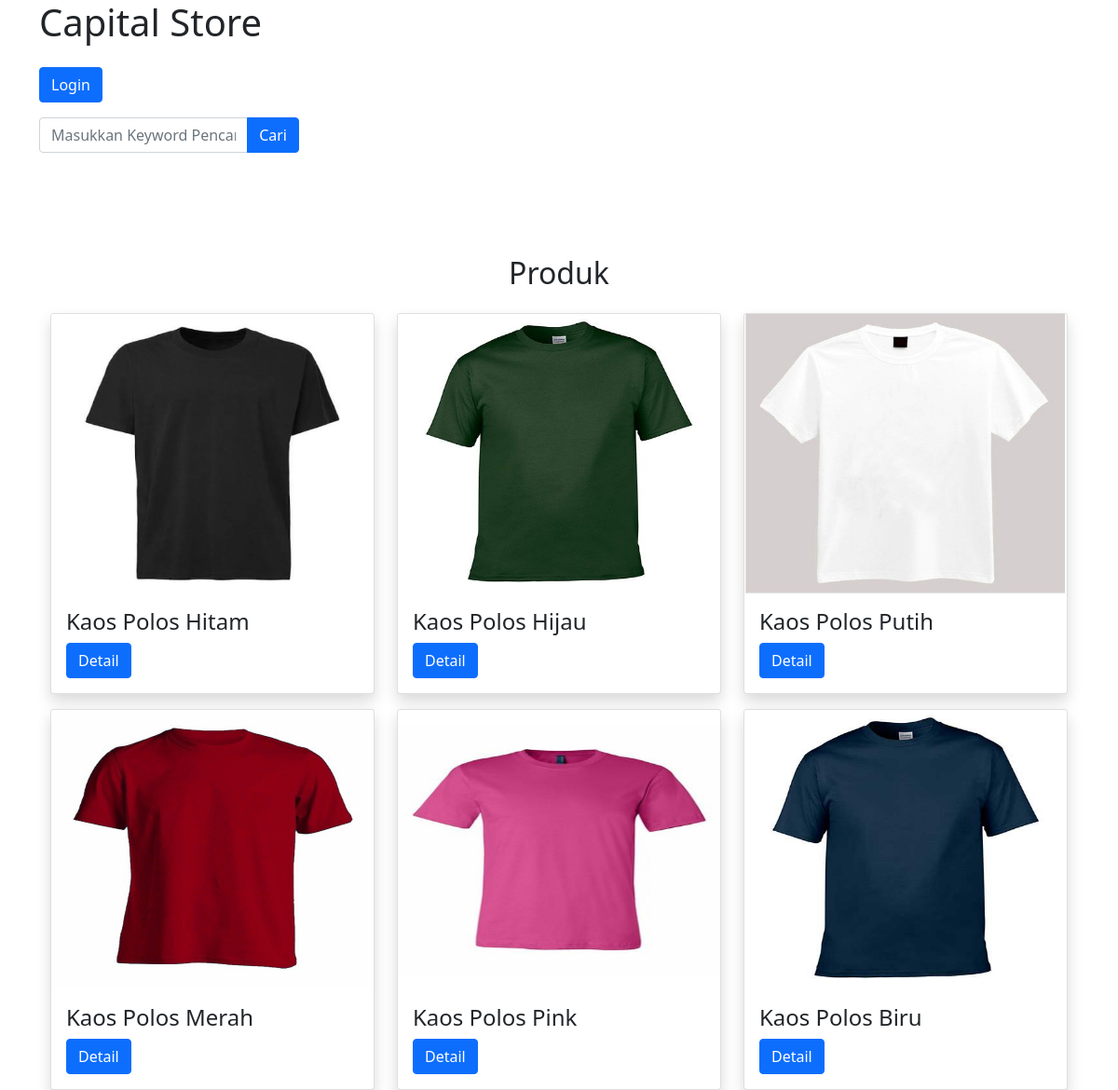
The page / on the database its author committed.
### tables this page shows
CREATE TABLE `asus_data` (
  `id` int(11) NOT NULL,
  `nama` varchar(100) NOT NULL,
  `gambar` varchar(35) NOT NULL,
  `spesifikasi` varchar(900) NOT NULL,
  `harga` varchar(100) NOT NULL
);

### functions.php (called while the page is built, shortened)
<?php
function koneksi()
{
  $conn = mysqli_connect('localhost', 'root', '','db_store') or die('Koneksi ke DB GAGAL!');
  mysqli_select_db($conn, 'db_store') or die("Database salah!");
  return $conn;
}
function query($query)
{
  $conn = koneksi();
  $result = mysqli_query($conn, $query) or die(mysqli_error($conn));
  $rows = [];
  while ($row = mysqli_fetch_assoc($result)) {
    $rows[] = $row;
  }
  return $rows;
}

### index.php (the view, shortened to what this page needs)
<?php
require 'functions.php';
$db_store = query("SELECT * FROM asus_data");
?>
<!doctype html>
<html lang="en">
<head>
  <link href="https://cdn.jsdelivr.net/npm/bootstrap@5.1.3/dist/css/bootstrap.min.css" rel="stylesheet">
</head>
<body>
  <div class="container">
    <h1 class="align-midcle">Capital Store</h1>
    <form action="" method="GET" class="mt-4">
      <a class="btn btn-primary action-button" role="button" data-bs-hover-animate="pulse" href="login.php">Login</a>
      <div class="input-group mb-2 mt-3 w-25">
        <input type="text" class="form-control" name="keyword" placeholder="Masukkan Keyword Pencarian.." autocomplete="off">
        <button class="btn btn-primary" type="submit" name="cari">Cari</button>
      </div>
    </form>
    <div class="intro">
      <h2 class="text-center" id="Produk" style="margin-top: 110px">Produk</h2>
    </div>
    <div class="tab-content">
      <div class="tab-pane active" role="tabpanel" id="tab-1">
        <div class="card-group">
          <div class="container-fluid">
            <div class="row">
              <?php foreach ($db_store as $row) : ?>
                <div class="col-md-4">
                  <div class="card shadow mt-3">
                    <img class="card-img-top img-fluid max-foto" src="img/<?= $row['gambar']; ?>" style="max-height: 300px; min-height: 300px;">
                    <div class="card-body">
                      <h4 class="card-title"><?= $row['nama']; ?></h4>
                      <a href="detail.php?id=<?= $row['id']; ?>" class="btn btn-primary">Detail</a>
                    </div>
                  </div>
                </div>
              <?php endforeach; ?>
            </div>
</body>
</html>

### rows shown on the page
asus_data: gambar (picture), nama "Kaos Polos Hitam"
asus_data: gambar (picture), nama "Kaos Polos Hijau"
asus_data: gambar (picture), nama "Kaos Polos Putih"
asus_data: gambar (picture), nama "Kaos Polos Merah"
asus_data: gambar (picture), nama "Kaos Polos Pink"
asus_data: gambar (picture), nama "Kaos Polos Biru"
